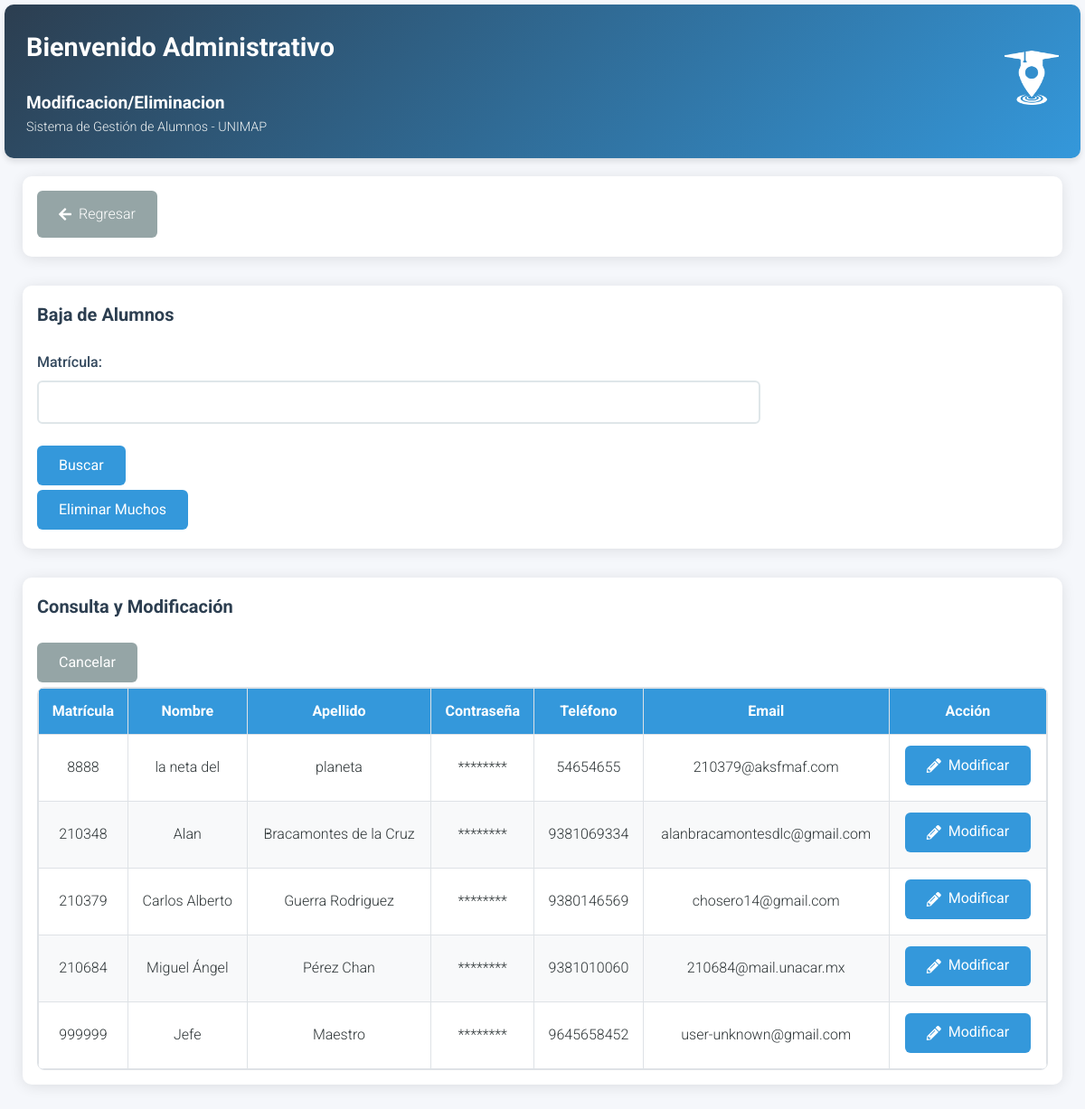
Page /php/sesion/administrativo/mod-elim-alumn.php (signed in) on the earlier database version.
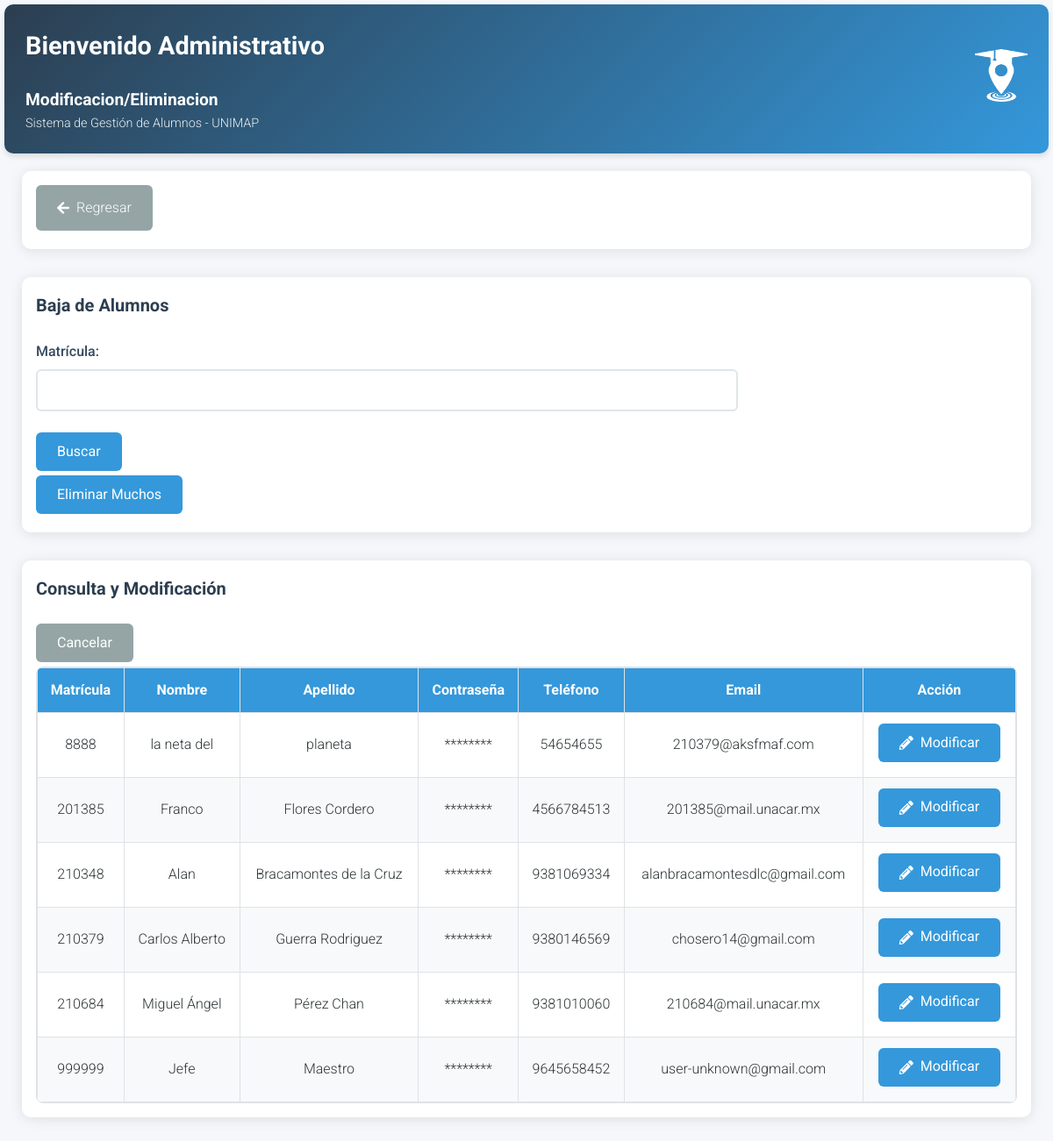
Same page on the later database version.
### tables this page shows
CREATE TABLE alumnos (nombre TEXT, apellido TEXT, matricula INTEGER PRIMARY KEY UNIQUE NOT NULL, contrasena TEXT NOT NULL, telefono INTEGER, email TEXT, reset_token TEXT, reset_expira TEXT);

### php/sesion/administrativo/mod-elim-alumn.php (the view, shortened to what this page needs)
<!DOCTYPE html>
<html lang="es">
<head>
    <link rel="stylesheet" href="../../../css/normalize.css">
    <link rel="stylesheet" href="https://cdnjs.cloudflare.com/ajax/libs/font-awesome/5.15.4/css/all.min.css">
    <link rel="stylesheet" href="../../../css/alta-alumn.css">
</head>
<body>
    <header class="welcome-header">
        <div>
            <h2>Bienvenido Administrativo</h2>
            <h4>Modificacion/Eliminacion</h4>
            <p>Sistema de Gestión de Alumnos - UNIMAP</p>
        </div>
        <div class="log">
            <a id="logoweb" class="fl" href="mod-elim-alumn.php"><img src="../../../image/iconos/logo/unimap.webp" alt="Logo Universidad"></a>
        </div>
    </header>
    <div class="container">
        <div class="section">
            <a href="alta-alumn.php" class="btn-secondary"><i class="fas fa-arrow-left"></i> Regresar</a>
        </div>
        <div class="section">
            <h2>Baja de Alumnos</h2>
            <form id="deleteForm" method="POST" action="../../back-end/alum-gest/eliminar/eliminar-alumn.php" class="excel-form">
                <div class="form-group">
                    <label for="matricula_delete">Matrícula:</label>
                    <input type="number" id="matricula_delete" name="matricula_delete" required>
                </div>
                <button type="submit" class="btn-primary">Buscar</button>
            </form>
            <button class="btn-primary" onclick="toggleBulkDelete()">Eliminar Muchos</button>
                            <?php
                            $pdo = new PDO("sqlite:../../../DB/usuarios.db");
                            $pdo->setAttribute(PDO::ATTR_ERRMODE, PDO::ERRMODE_EXCEPTION);
                            ?>
        </div>
        <div class="section">
            <h2>Consulta y Modificación</h2>
            <button class="btn-secondary" onclick="cancelModifications()">Cancelar</button>
            <div class="table-container">
                <table id="studentsTable">
                    <thead>
                        <tr>
                            <th>Matrícula</th>
                            <th>Nombre</th>
                            <th>Apellido</th>
                            <th>Contraseña</th>
                            <th>Teléfono</th>
                            <th>Email</th>
                            <th>Acción</th>
                        </tr>
                    </thead>
                    <tbody>
                        <?php
                        $stmt = $pdo->query("SELECT matricula, nombre, apellido, telefono, email FROM alumnos");
                        while ($row = $stmt->fetch(PDO::FETCH_ASSOC)) {
                            echo "<tr data-matricula='{$row['matricula']}'>
                                <td class='matricula'>{$row['matricula']}</td>
                                <td class='nombre'>{$row['nombre']}</td>
                                <td class='apellido'>{$row['apellido']}</td>
                                <td class='contrasena'>********</td>
                                <td class='telefono'>{$row['telefono']}</td>
                                <td class='email'>{$row['email']}</td>
                                <td><button class='btn-primary modify-row'><i class='fas fa-pencil-alt'></i> Modificar</button></td>
                            </tr>";
                        }
                        ?>
                    </tbody>
                </table>
            </div>
        </div>
    </div>
</body>
</html>

### css/alta-alumn.css (style rules this page uses)
* { box-sizing: border-box; margin: 0; padding: 0; }
body { font-family: 'Roboto', sans-serif; line-height: 1.6; background-color: #f5f7fb; color: #2d3436; padding: 5px; font-weight: 300; }
a { text-decoration: none; color: #ffffff; transition: all .3s; }
h1, h2, h3, h4 { font-weight: 700; color: #2c3e50; }
h2 { font-size: 20px; margin-bottom: 1.5rem; }
p { font-size: 18px; line-height: 1.5; margin: 0; }
header { display: flex; justify-content: space-between; align-items: center; background: linear-gradient(135deg, #2c3e50, #3498db); color: white; padding: 1.5rem; border-radius: 10px; margin-bottom: 5px; box-shadow: 0 4px 6px rgba(0, 0, 0, 0.1); }
.section { background: white; padding: 1rem; border-radius: 10px; box-shadow: 0 2px 15px rgba(0, 0, 0, 0.1); margin-bottom: 2rem; }
.welcome-header { display: flex; align-items: center; gap: 1rem; }
.welcome-header h2 { color: #ffffff; font-size: 1.8rem; }
.welcome-header h4 { color: #ffffff; font-size: 1.2rem; }
.welcome-header p { color: #ecf0f1; font-size: 0.9rem; }
.welcome-header img { width: 60px; height: 60px; }
.log { transition: scale 0.3s ease; }
.log a { width: 50px; height: 50px; }
.container { max-width: 1200px; margin: 20px auto; padding: 0 20px; }
.form-group { margin-bottom: 1.5rem; }
.form-group label { display: block; margin-bottom: 0.5rem; color: #34495e; font-weight: 500; }
.form-group input { width: 100%; padding: 0.8rem; border: 2px solid #dfe6e9; border-radius: 6px; transition: border-color 0.3s ease; }
.btn-primary { background: #3498db; color: white; padding: 0.8rem 1.5rem; border: none; border-radius: 6px; cursor: pointer; transition: all 0.3s ease; display: inline-flex; align-items: center; margin-bottom: 5px; gap: 0.5rem; }
.btn-secondary { background: #95a5a6; color: white; padding: 0.8rem 1.5rem; border: none; border-radius: 6px; cursor: pointer; transition: all 0.3s ease; display: inline-flex; align-items: center; margin-bottom: 5px; gap: 0.5rem; }
.table-container { overflow-x: auto; border: 1px solid #dee2e6; border-radius: 8px; }
table { width: 100%; border-collapse: collapse; min-width: 600px; }
th { background: #3498db; color: white; position: sticky; top: 0; z-index: 2; }
td { background: white; color: #2d3436; }
tr:nth-child(even) td { background: #f8f9fa; }
.excel-form { flex-grow: 1; max-width: 800px; }

Differences in the rows shown:
added alumnos: matricula "201385", nombre "Franco", apellido "Flores Cordero", telefono "4566784513", email "201385@mail.unacar.mx"
